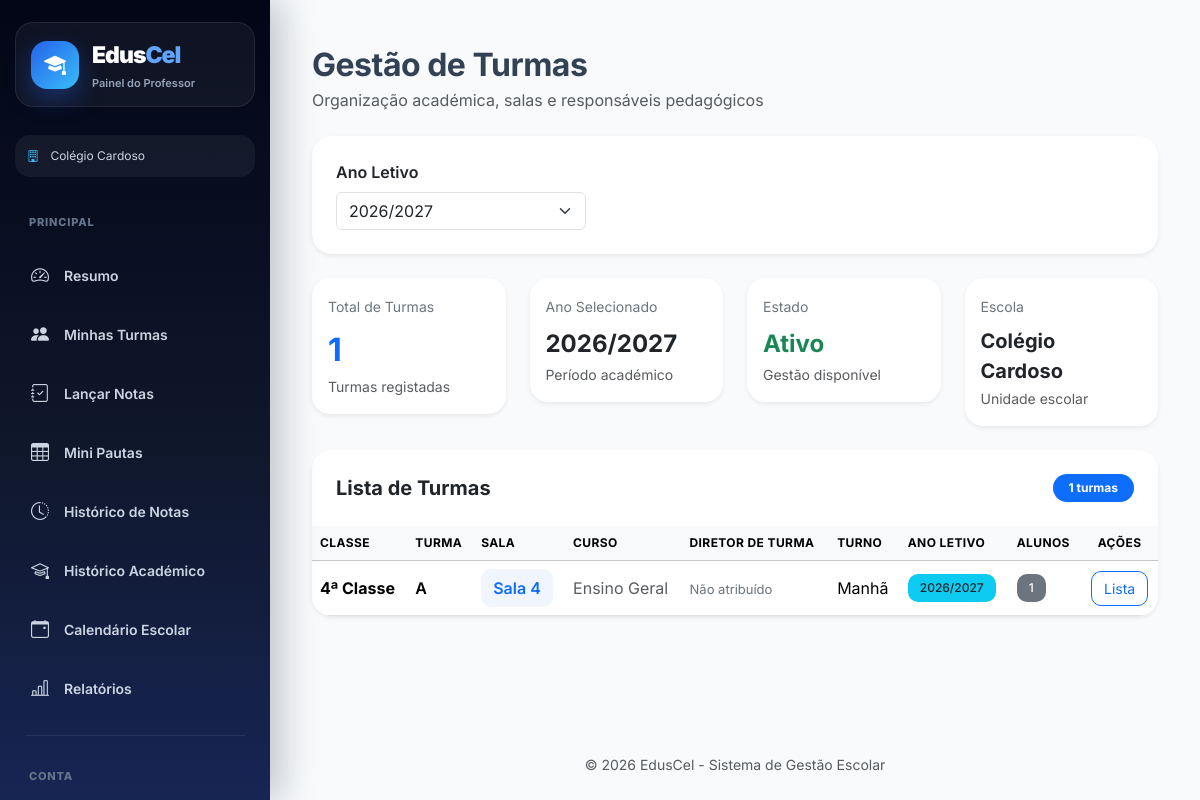
The app's page /turmas/ (signed in) with its own data.
### users/models.py (models this page shows, shortened)
class User(AbstractUser):
    ROLE_CHOICES = (
        ("SUPERADMIN", "Super Admin"),
        ("DIRETOR", "Diretor"),
        ("DIRETOR_PEDAGOGICO", "Diretor Pedagógico"),
        ("PROFESSOR", "Professor"),
        ("ALUNO", "Aluno"),
        ("FINANCEIRO", "Financeiro"),
        ("SECRETARIA", "Secretaria"),
    )
    role = models.CharField(
        max_length=25,
        choices=ROLE_CHOICES,
        default="ALUNO",
        verbose_name="Perfil"
    )
    ativo = models.BooleanField(
        default=True,
        verbose_name="Ativo"
    )
    escola = models.ForeignKey(
        "academic.Escola",
        on_delete=models.CASCADE,
        null=True,
        blank=True,
        related_name="usuarios",
        verbose_name="Escola"
    )
    telefone = models.CharField(
        max_length=20,
        unique=True,
        null=True,
        blank=True,
        verbose_name="Telefone"
    )
    telefone_verificado = models.BooleanField(
        default=False,
        verbose_name="Telefone Verificado"
    )
    email_verificado = models.BooleanField(
        default=False,
        verbose_name="Email Verificado"
    )
    criado_em = models.DateTimeField(
        auto_now_add=True,
        verbose_name="Criado em"
    )
    tentativas_login = models.PositiveIntegerField(
        default=0
    )
    bloqueado_ate = models.DateTimeField(
        null=True,
        blank=True
    )
    otp_codigo = models.CharField(
        max_length=128,
        null=True,
        blank=True,
        verbose_name="OTP"
    )
    otp_expira_em = models.DateTimeField(
        null=True,
        blank=True,
        verbose_name="Expira em"
    )
    otp_tentativas = models.PositiveIntegerField(
        default=0,
        verbose_name="Tentativas OTP"
    )
    ultimo_envio_otp = models.DateTimeField(
        null=True,
        blank=True,
        verbose_name="Último envio OTP"
    )
    objects = UserManager()

### academic/models.py (models this page shows, shortened)
class Escola(models.Model):
    nome = models.CharField(
        "Nome da Escola",
        max_length=255
    )
    codigo = models.CharField(
        "Código da Escola",
        max_length=10,
        unique=True,
        blank=True,
        help_text="Código usado no login da escola"
    )
    logo = models.ImageField(
        upload_to='logos_escolas/',
        blank=True,
        null=True
    )
    endereco = models.CharField(
        "Endereço",
        max_length=255
    )
    provincia = models.CharField(
        "Província",
        max_length=100,
        blank=True,
        null=True
    )
    municipio = models.CharField(
        "Município",
        max_length=100,
        blank=True,
        null=True
    )
    telefone = models.CharField(
        "Telefone",
        max_length=20
    )
    nif = models.CharField(
        "NIF",
        max_length=14,
        blank=True,
        null=True,
        help_text="Número de Identificação Fiscal da escola"
    )
    email = models.EmailField(
        "Email da Escola",
        max_length=254,
        blank=True,
        null=True,
        help_text="Email oficial da escola"
    )
    plano = models.ForeignKey(
        "Plano",
        on_delete=models.SET_NULL,
        null=True,
        blank=True,
        related_name="escolas",
        verbose_name="Plano"
    )
    data_expiracao = models.DateField(
        "Data de Expiração do Plano",
        null=True,
        blank=True
    )
    ativo = models.BooleanField(
        "Ativo",
        default=True
    )
    criada_em = models.DateTimeField(
        "Criada em",
        auto_now_add=True
    )
    class Meta:
        verbose_name = "Escola"
        verbose_name_plural = "Escolas"
        ordering = ["nome"]

class AnoLetivo(models.Model):
    nome = models.CharField(max_length=20)  # Ex: 2025/2026
    ativo = models.BooleanField(default=True)
    escola = models.ForeignKey(
        "Escola",
        on_delete=models.CASCADE,
        related_name="anos_letivos"
    )
    def __str__(self):
        return self.nome

class Turma(models.Model):
    CLASSE_CHOICES = [
        ('0', 'Iniciação'),
        ('1', '1ª Classe'),
        ('2', '2ª Classe'),
        ('3', '3ª Classe'),
        ('4', '4ª Classe'),
        ('5', '5ª Classe'),
        ('6', '6ª Classe'),
        ('7', '7ª Classe'),
        ('8', '8ª Classe'),
        ('9', '9ª Classe'),
        ('10', '10ª Classe'),
        ('11', '11ª Classe'),
        ('12', '12ª Classe'),
        ('13', '13ª Classe'),
    ]
    TURNOS = [
        ('MANHA', 'Manhã'),
        ('TARDE', 'Tarde'),
        ('NOITE', 'Noite'),
    ]
    classe = models.CharField(
        max_length=10,
        choices=CLASSE_CHOICES,
        verbose_name="Classe"
    )
    curso = models.ForeignKey(
        'Curso',
        on_delete=models.SET_NULL,
        null=True,
        blank=True,
        related_name="turmas",
        verbose_name="Curso"
    )
    identificador = models.CharField(
        max_length=5,
        verbose_name="Identificador da Turma"
    )
    sala = models.CharField(
        max_length=20,
        null=True,
        blank=True,
        verbose_name="Sala"
    )
    turno = models.CharField(
        max_length=10,
        choices=TURNOS,
        default='MANHA',
        verbose_name='Turno'
    )
    ano_letivo = models.ForeignKey(
        'AnoLetivo',
        on_delete=models.CASCADE,
        related_name="turmas",
        verbose_name="Ano Letivo"
    )
    escola = models.ForeignKey(
        'Escola',
        on_delete=models.CASCADE,
        related_name="turmas",
        verbose_name="Escola"
    )
    professor = models.ForeignKey(
        settings.AUTH_USER_MODEL,
        on_delete=models.SET_NULL,
        related_name="turmas",
        limit_choices_to={"role": "PROFESSOR"},
        null=True,
        blank=True,
        verbose_name="Professor Responsável"
    )
    diretor_turma = models.ForeignKey(
        settings.AUTH_USER_MODEL,
        on_delete=models.SET_NULL,
        null=True,
        blank=True,
        limit_choices_to={
            "role": "PROFESSOR"
        },
        related_name="turmas_como_diretor",
        verbose_name="Diretor de Turma"
    )
    criada_em = models.DateTimeField(
        auto_now_add=True,
        verbose_name="Data de Criação"
    )
    class Meta:
        constraints = [
            models.UniqueConstraint(
                fields=[
                    'classe',
                    'identificador',
                    'turno',
                    'ano_letivo',
                    'escola',
                    'curso'
                ],
                name='unique_turma_por_curso'
            )
        ]
        verbose_name = "Turma"
        verbose_name_plural = "Turmas"

### core/views.py (the view)
# urls.py: path('turmas/', views.lista_turmas, name='turmas'),
@login_required
def lista_turmas(request):
    escola = get_escola(request)
    if not escola:
        return redirect("escolas")
    user = request.user
    if user.role == "DIRETOR_PEDAGOGICO":
        base_template = "base_diretor_pedagogico.html"
    elif user.role == "DIRETOR":
        base_template = "base.html"
    elif user.role == "PROFESSOR":
        base_template = "base_professor.html"
    else:
        base_template = "base.html"
    anos_letivos = (
        AnoLetivo.objects
        .filter(
            escola=escola
        )
        .order_by("-id")
    )
    ano_id = request.GET.get("ano")
    if ano_id:
        ano_selecionado = (
            AnoLetivo.objects
            .filter(
                id=ano_id,
                escola=escola
            )
            .first()
        )
        turmas = Turma.objects.filter(
            escola=escola,
            ano_letivo_id=ano_id
        )
    else:
        ano_selecionado = (
            AnoLetivo.objects
            .filter(
                escola=escola,
                ativo=True
            )
            .first()
        )
        if ano_selecionado:
            turmas = Turma.objects.filter(
                escola=escola,
                ano_letivo=ano_selecionado
            )
        else:
            turmas = Turma.objects.none()
    if user.role == "PROFESSOR":
        turmas = turmas.filter(
            professores__usuario=user
        )
    elif user.role not in [
        "DIRETOR",
        "DIRETOR_PEDAGOGICO"
    ]:
        return redirect(
            "dashboard"
        )
    turmas = (
        turmas
        .select_related(
            "curso",
            "ano_letivo",
            "escola",
            "diretor_turma"
        )
        .annotate(
            total_alunos=Count(
                "alunos"
            )
        )
        .order_by(
            "classe",
            "identificador",
            "turno"
        )
    )
    contexto = {
        "turmas": turmas,
        "anos_letivos": anos_letivos,
        "ano_selecionado": ano_selecionado,
        "base_template": base_template,
    }
    return render(
        request,
        "turmas.html",
        contexto
    )

### core/templates/turmas.html (shortened to what this page needs)
{% extends base_template %}
{% block content %}
<div class="container-fluid py-3">
<div class="d-flex justify-content-between align-items-center mb-4">
<div class="page-header">
<h2 class="mb-1">
Gestão de Turmas
</h2>
<p class="text-muted mb-0">
Organização académica, salas e responsáveis pedagógicos
</p>
</div>
</div>
<div class="card card-premium shadow-sm mb-4">
<div class="card-body p-4">
<form method="GET">
<div class="row">
<div class="col-lg-4">
<label class="form-label fw-semibold">
Ano Letivo
</label>
<select
name="ano"
class="form-select"
onchange="this.form.submit()"
>
{% for ano in anos_letivos %}
<option value="{{ ano.id }}"
{% if ano_selecionado and ano.id == ano_selecionado.id %}
selected
{% endif %}
>
{{ ano.nome }}
</option>
{% endfor %}
</select>
</div>
</div>
</form>
</div>
</div>
<div class="row g-4 mb-4">
<div class="col-xl-3 col-md-6">
<div class="card stat-card shadow-sm">
<div class="card-body">
<span class="stat-label">
Total de Turmas
</span>
<div class="stat-number text-primary mt-2">
{{ turmas|length }}
</div>
<small class="text-muted">
Turmas registadas
</small>
</div>
</div>
</div>
<div class="col-xl-3 col-md-6">
<div class="card stat-card shadow-sm">
<div class="card-body">
<span class="stat-label">
Ano Selecionado
</span>
<div class="fw-bold fs-4 mt-2">
{% if ano_selecionado %}
{{ ano_selecionado.nome }}
{% else %}
---
{% endif %}
</div>
<small class="text-muted">
Período académico
</small>
</div>
</div>
</div>
<div class="col-xl-3 col-md-6">
<div class="card stat-card shadow-sm">
<div class="card-body">
<span class="stat-label">
Estado
</span>
<div class="fw-bold fs-4 mt-2 text-success">
Ativo
</div>
<small class="text-muted">
Gestão disponível
</small>
</div>
</div>
</div>
<div class="col-xl-3 col-md-6">
<div class="card stat-card shadow-sm">
<div class="card-body">
<span class="stat-label">
Escola
</span>
<div class="fw-bold fs-5 mt-2">
{{ request.user.escola.nome }}
</div>
<small class="text-muted">
Unidade escolar
</small>
</div>
</div>
</div>
</div>
<div class="card card-premium shadow-sm">
<div class="card-header bg-white border-0 p-4">
<div class="d-flex justify-content-between align-items-center">
<h5 class="fw-bold mb-0">
Lista de Turmas
</h5>
<span class="badge bg-primary rounded-pill px-3 py-2">
{{ turmas|length }} turmas
</span>
</div>
</div>
<div class="card-body p-0">
<div class="table-responsive">
<table class="table table-hover align-middle mb-0">
<thead class="table-light">
<tr>
<th>
Classe
</th>
<th>
Turma
</th>
<th>
Sala
</th>
<th>
Curso
</th>
<th>
Diretor de Turma
</th>
<th>
Turno
</th>
<th>
Ano Letivo
</th>
<th>
Alunos
</th>
<th class="text-center">
Ações
</th>
</tr>
</thead>
<tbody>
{% for turma in turmas %}
<tr>
<td>
<strong>
{{ turma.get_classe_display }}
</strong>
</td>
<td>
<span class="fw-semibold">
{{ turma.identificador }}
</span>
</td>
<td>
{% if turma.sala %}
<span class="sala-box">
Sala {{ turma.sala }}
</span>
{% else %}
<span class="text-muted">
Sem sala
</span>
{% endif %}
</td>
<td>
{% if turma.curso %}
<span class="badge bg-primary badge-soft">
{{ turma.curso.nome }}
</span>
{% else %}
<span class="text-muted">
Ensino Geral
</span>
{% endif %}
</td>
<td>
{% if turma.diretor_turma %}
<span class="diretor-box">
{{ turma.diretor_turma.get_full_name|default:turma.diretor_turma.username }}
</span>
{% else %}
<span class="sem-diretor">
Não atribuído
</span>
{% endif %}
</td>
<td>
{{ turma.get_turno_display }}
</td>
<td>
<span class="badge bg-info text-dark badge-soft">
{{ turma.ano_letivo }}
</span>
</td>
<td>
<span class="badge bg-secondary badge-soft">
{{ turma.total_alunos }}
</span>
</td>
<td class="text-center">
<div class="d-flex justify-content-center gap-2">
<a href="{% url 'imprimir_lista_turma' turma.id %}"
target="_blank"
class="btn btn-outline-primary btn-sm action-btn">
Lista
</a>
</div>
</td>
</tr>
{% endfor %}
</tbody>
</table>
</div>
</div>
</div>
</div>
{% endblock %}

### core/templates/base_professor.html (shortened to what this page needs)
<!DOCTYPE html>
<html lang="pt">
<head>
<link
href="https://cdn.jsdelivr.net/npm/bootstrap@5.3.3/dist/css/bootstrap.min.css"
rel="stylesheet">
<link
href="https://cdn.jsdelivr.net/npm/bootstrap-icons@1.11.3/font/bootstrap-icons.css"
rel="stylesheet">
</head>
<body>
<div class="wrapper">
<aside class="sidebar">
<div class="logo-box">
<div class="logo-icon">
<i class="bi bi-mortarboard-fill"></i>
</div>
<div>
<div class="logo-text">
Edus<span>Cel</span>
</div>
<span class="logo-subtitle">
Painel do Professor
</span>
</div>
</div>
<div class="school-mini">
<i class="bi bi-building"></i>
{% if request.user.escola %}
{{ request.user.escola.nome }}
{% else %}
Escola não associada
{% endif %}
</div>
<ul class="menu">
<li class="menu-title">
Principal
</li>
<li>
<a href="{% url 'dashboard_professor' %}"
class="menu-link
">
<i class="bi bi-speedometer2"></i>
Resumo
</a>
</li>
<li>
<a href="{% url 'minhas_turmas' %}"
class="menu-link
">
<i class="bi bi-people-fill"></i>
Minhas Turmas
</a>
</li>
<li>
<a href="{% url 'lancar_notas' %}"
class="menu-link
">
<i class="bi bi-journal-check"></i>
Lançar Notas
</a>
</li>
<li>
<a href="{% url 'mini_pautas' %}"
class="menu-link
">
<i class="bi bi-table"></i>
Mini Pautas
</a>
</li>
<li>
<a href="{% url 'historico_notas' %}"
class="menu-link
">
<i class="bi bi-clock-history"></i>
Histórico de Notas
</a>
</li>
<li>
<a href="{% url 'historico_professor' %}"
class="menu-link
">
<i class="bi bi-mortarboard"></i>
Histórico Académico
</a>
</li>
<li>
<a href="{% url 'calendario_professor' %}"
class="menu-link
">
<i class="bi bi-calendar-event"></i>
Calendário Escolar
</a>
</li>
<li>
<a href="{% url 'relatorios_professor' %}"
class="menu-link
">
<i class="bi bi-bar-chart-line"></i>
Relatórios
</a>
</li>
<div class="menu-divider"></div>
<li class="menu-title">
Conta
</li>
</ul>
</aside>
<div class="main">
<div class="content">
{% block content %}
{% endblock %}
</div>
<footer class="text-center py-4">
<span class="text-muted small">
© <span id="anoAtual"></span>
EdusCel - Sistema de Gestão Escolar
</span>
</footer>
</div>
</div>
</body>
</html>

### records on screen
User: user.escola.nome "Colégio Cardoso"
AnoLetivo: nome "2026/2027"
Turma: classe "4ª Classe", identificador "A", sala "4", shows "Ensino Geral", shows "Não atribuído", turno "Manhã", ano_letivo "2026/2027", total_alunos "1"

### other values on screen
{{ turmas|length }} "1"
form field ano "2026/2027"
